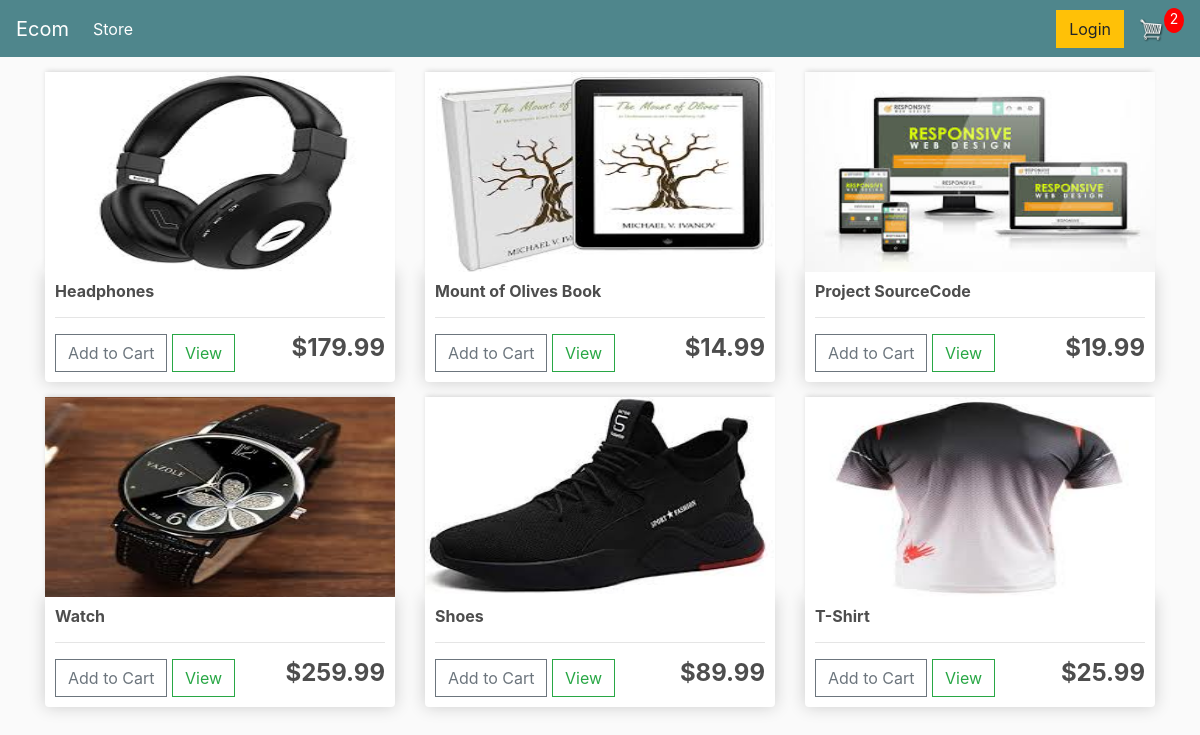
The app's page / (signed in) with its own data.
### store/models.py (models this page shows, shortened)
class Product(models.Model):
    name=models.CharField(max_length=50,null=True)
    price=models.DecimalField(max_digits=7,decimal_places=2)
    digital=models.BooleanField(default=False,null=True,blank=False)
    image=models.ImageField(null=True,blank=True)
    @property
    def imageURL(self):
        try:
            url=self.image.url
        except:
            url=''
        return url

### store/views.py (the view)
# urls.py: path('',include('store.urls'))
def store(request):
    data=cartData(request)
    cartItems = data['cartItems']
    products=Product.objects.all()
    context={'products':products,'cartItems':cartItems}
    return render(request,'store/store.html',context)

### store/models.py (called while the page is built)
    @property
    def get_cart_items(self):
        orderitems = self.orderitem_set.all()
        total = sum([item.quantity for item in orderitems])
        return total

### store/utils.py (called while the page is built)
def cartData(request):
    if request.user.is_authenticated:
        customer=request.user.customer
        order, created=Order.objects.get_or_create(customer=customer,complete=False)
        items=order.orderitem_set.all()
        cartItems=order.get_cart_items
    else:
        cookieData= cookieCart(request)
        cartItems = cookieData['cartItems']
        order = cookieData['order']
        items = cookieData['items']
    return {'items':items,'order':order,'cartItems':cartItems}

### store/templates/store/store.html
{% extends 'store/main.html' %}
{% load static %}
{%block content%}
  <div class="row">
    {% for product in products %}
    <div class="col-lg-4">
      <img src="{{product.imageURL}}" class="thumbnail" alt="">
      <div class="box-element product">
        <h6><strong>{{product.name}}</strong></h6>
        <hr>
        <button data-product={{product.id}} data-action="add" type="button" class="btn btn-outline-secondary add-btn update-cart">
          Add to Cart
        </button>
        <a href="#" class="btn btn-outline-success">View</a>
        <h4 style="display:inline-block; float:right"><strong>${{product.price|floatformat:2}}</strong></h4>
      </div>
    </div>
    {% endfor %}
{%endblock%}

### static/css/main.css (style rules this page uses)
body { background-color: hsl(0, 0%, 98%); }
h1,h2,h3,h4,h5,h6 { color:hsl(0, 0%, 30%); }
.box-element { box-shadow:hsl(0, 0%, 80%) 0 0 16px; background-color: #fff; border-radius: 4px; padding: 10px; }
.thumbnail { width: 100%; height: 200px; -webkit-box-shadow: -1px -3px 5px -2px rgba(214,214,214,1); -moz-box-shadow: -1px -3px 5px -2px rgba(214,214,214,1); box-shadow: -1px -3px 5px -2px rgba(214,214,214,1); }
.product { border-radius: 0 0 4px 4px; }
.col-lg-4, .col-lg-6, .col-lg-8, .col-lg-12 { margin-top: 15px; }
.btn { border-radius: 0; }

### records on screen
Product: imageURL (picture), name "Headphones", price "179.99"
Product: imageURL (picture), name "Mount of Olives Book", price "14.99"
Product: imageURL (picture), name "Project SourceCode", price "19.99"
Product: imageURL (picture), name "Watch", price "259.99"
Product: imageURL (picture), name "Shoes", price "89.99"
Product: imageURL (picture), name "T-Shirt", price "25.99"

### other values on screen
{{ cartItems }} "2"
